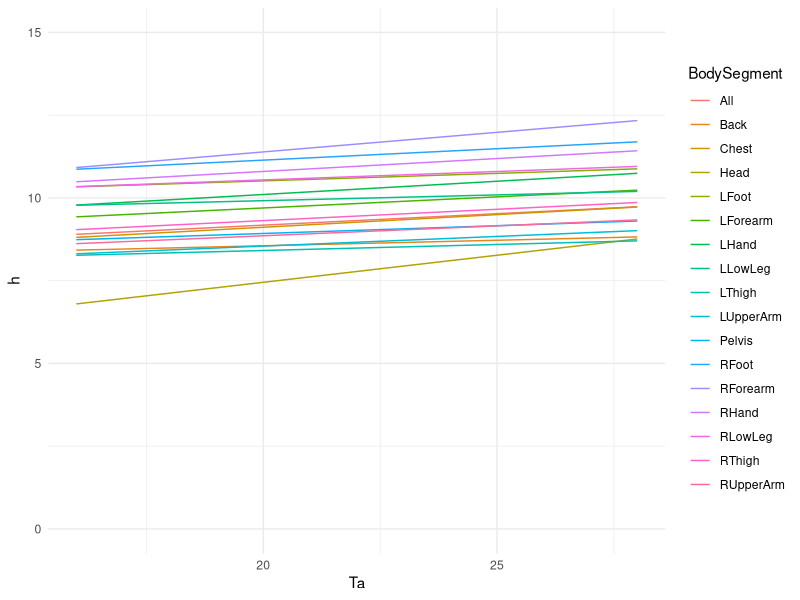
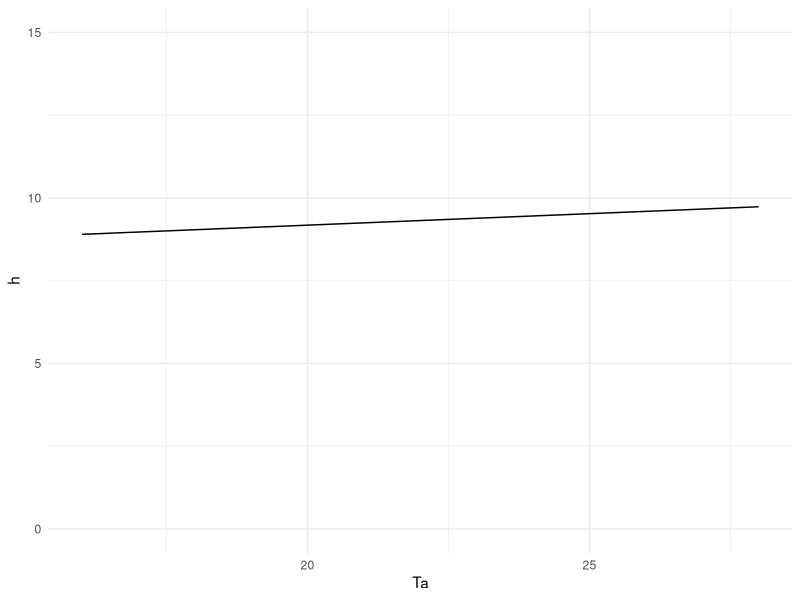

These charts were generated, in order, by the following R code:
## ---- chunk 1
library(tidyverse)
library(lubridate)
library(ggpubr)
## ---- chunk 2
data16_2 <- read_csv("20211130_Warmup.csv")
data28_2 <- read_csv("20211201_Warmup.csv")
## ---- chunk 3
data_all <- data16_2 %>%
  full_join(data28_2) %>%
  mutate(Time = mdy_hm(Time)) %>%
  filter(Setting == "Comfort") %>%
  group_by(Chamber.SetPoint) %>%
  slice(tail(row_number(), 20)) %>%
  pivot_longer(cols = ends_with(".T") | ends_with(".P"),
               names_to = c("BodySegment", "Metric"),
               names_sep = "[.]") %>%
  pivot_wider(names_from = Metric, names_prefix = "Metric.", values_from = value) %>%
  group_by(Chamber.SetPoint, BodySegment) %>%
  summarise(Ta = mean(Chamber.SetPoint), Ts = mean(Metric.T), P = mean(Metric.P)) %>%
  mutate(h = P/(Ts-Ta))

data_all 
## ---- chunk 4
ggplot(data_all, aes(x = Ta, y = h)) + geom_line(aes(colour = BodySegment)) +
  scale_y_continuous(limits = c(0,15)) +
  theme_minimal()

## ---- chunk 5
data_all <- data_all %>%
  filter(BodySegment == "All")

ggplot(data_all, aes(x = Ta, y = h)) + geom_line() +
  scale_y_continuous(limits = c(0,15)) +
  theme_minimal()

